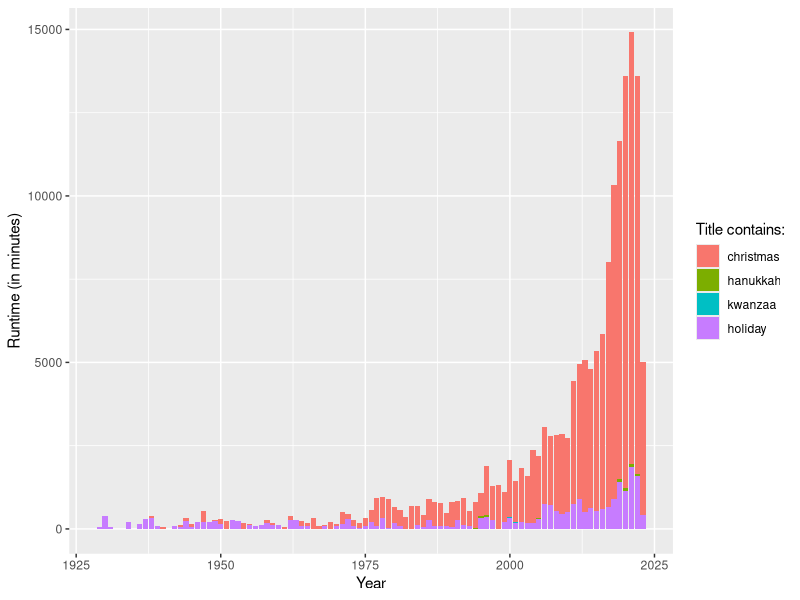
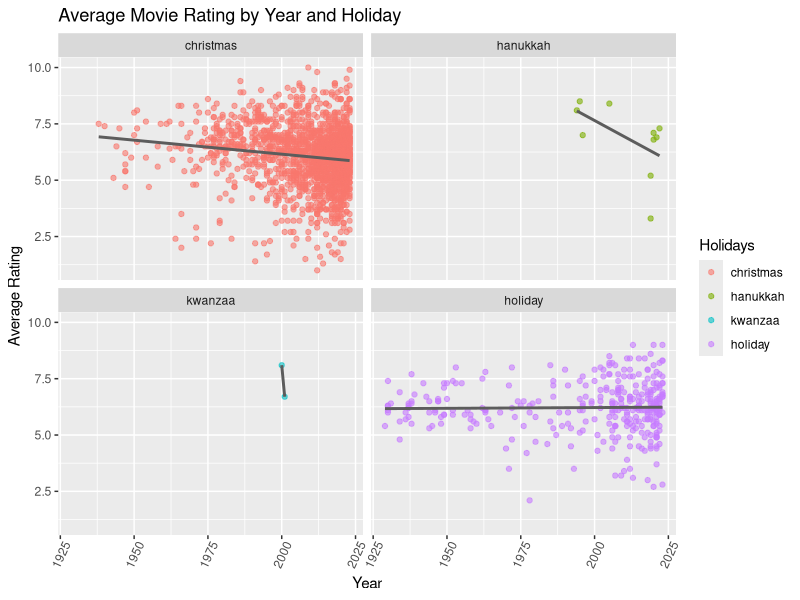
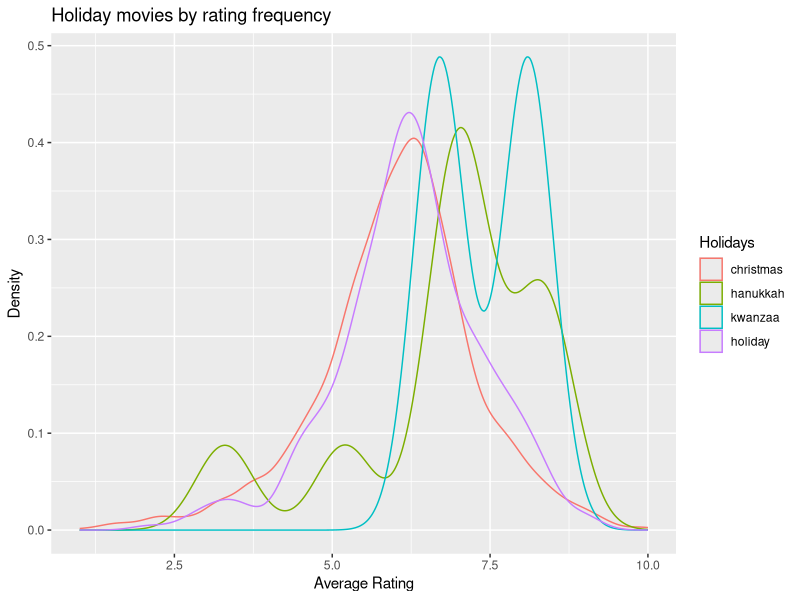

Recreate these plots in R, in order.
## ---- chunk 1
library(tidyr)
library(readr)
library(ggplot2)
holiday_movies <- read_csv("data/holiday_movies.csv")

new_holiday_movies <- pivot_longer(
  holiday_movies,
  cols = c("christmas", "hanukkah", "kwanzaa", "holiday"),
  names_to = "holidays",
  values_to = "true/false"
)

filtered_holiday_movies <- new_holiday_movies[new_holiday_movies$`true/false`, ]

filtered_holiday_movies$holidays <- factor(filtered_holiday_movies$holidays, levels = c("christmas", "hanukkah", "kwanzaa", "holiday"))

ggplot(filtered_holiday_movies, aes(x = year, y = runtime_minutes, fill = holidays)) + 
  geom_bar(stat = "identity") +
  labs(
    x = "Year",
    y = "Runtime (in minutes)",
    fill = "Title contains:",
    title = 
  )
## ---- chunk 2
#problem 1

library(ggplot2)

ggplot(filtered_holiday_movies, aes(x = year, 
                                    y = average_rating, 
                                    color = holidays)) +
  geom_point(alpha = 0.6) +
  geom_smooth(method="lm", 
              se = FALSE, 
              color = "gray36") +
  facet_wrap(~ holidays) +
  theme(axis.text.x = element_text(angle = 65, 
                                   vjust = 0.6)) + 
  labs(title = "Average Movie Rating by Year and Holiday",
       x = "Year", 
       y = "Average Rating",
       color = "Holidays")

## ---- chunk 3
library(ggplot2)

ggplot(filtered_holiday_movies, aes(x = average_rating, 
                                    color = holidays)) +
  geom_density() +
  labs(title = "Holiday movies by rating frequency",
       x = "Average Rating",
       y = "Density",
       color = "Holidays") 


